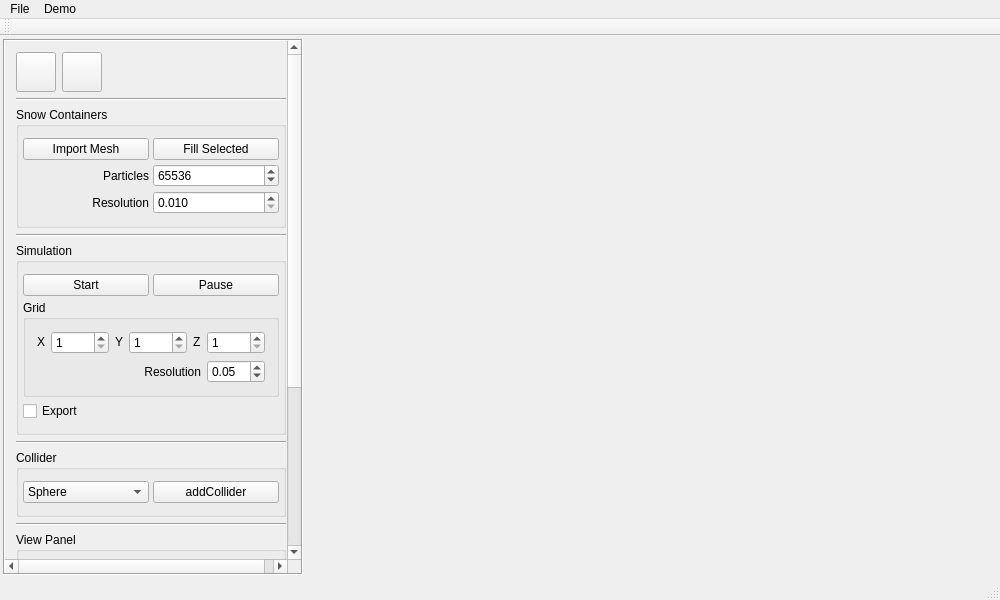
<?xml version="1.0" encoding="UTF-8"?>
<ui version="4.0">
 <class>MainWindow</class>
 <widget class="QMainWindow" name="MainWindow">
  <property name="geometry">
   <rect>
    <x>0</x>
    <y>0</y>
    <width>1000</width>
    <height>600</height>
   </rect>
  </property>
  <property name="windowTitle">
   <string>MainWindow</string>
  </property>
  <widget class="QWidget" name="centralWidget">
   <layout class="QGridLayout" name="gridLayout">
    <property name="margin">
     <number>3</number>
    </property>
    <property name="spacing">
     <number>3</number>
    </property>
    <item row="0" column="0">
     <widget class="QScrollArea" name="controlPanel">
      <property name="sizePolicy">
       <sizepolicy hsizetype="Fixed" vsizetype="Expanding">
        <horstretch>0</horstretch>
        <verstretch>0</verstretch>
       </sizepolicy>
      </property>
      <property name="minimumSize">
       <size>
        <width>300</width>
        <height>0</height>
       </size>
      </property>
      <property name="maximumSize">
       <size>
        <width>200</width>
        <height>16777215</height>
       </size>
      </property>
      <property name="font">
       <font>
        <pointsize>9</pointsize>
       </font>
      </property>
      <property name="frameShape">
       <enum>QFrame::Box</enum>
      </property>
      <property name="frameShadow">
       <enum>QFrame::Sunken</enum>
      </property>
      <property name="widgetResizable">
       <bool>true</bool>
      </property>
      <widget class="QWidget" name="scrollAreaWidgetContents">
       <property name="geometry">
        <rect>
         <x>0</x>
         <y>-269</y>
         <width>284</width>
         <height>777</height>
        </rect>
       </property>
       <layout class="QGridLayout" name="gridLayout_2">
        <item row="9" column="0">
         <widget class="Line" name="line_4">
          <property name="orientation">
           <enum>Qt::Horizontal</enum>
          </property>
         </widget>
        </item>
        <item row="3" column="0">
         <widget class="Line" name="line">
          <property name="orientation">
           <enum>Qt::Horizontal</enum>
          </property>
         </widget>
        </item>
        <item row="4" column="0">
         <widget class="QGroupBox" name="simulationBox">
          <property name="title">
           <string>Simulation</string>
          </property>
          <layout class="QGridLayout" name="gridLayout_4">
           <property name="leftMargin">
            <number>4</number>
           </property>
           <property name="rightMargin">
            <number>4</number>
           </property>
           <property name="spacing">
            <number>4</number>
           </property>
           <item row="0" column="1">
            <widget class="QPushButton" name="pauseButton">
             <property name="text">
              <string>Pause</string>
             </property>
             <property name="checkable">
              <bool>true</bool>
             </property>
            </widget>
           </item>
           <item row="3" column="0">
            <widget class="QCheckBox" name="exportCheckbox">
             <property name="text">
              <string>Export</string>
             </property>
            </widget>
           </item>
           <item row="0" column="0">
            <widget class="QPushButton" name="startButton">
             <property name="text">
              <string>Start</string>
             </property>
            </widget>
           </item>
           <item row="1" column="0" colspan="2">
            <widget class="QGroupBox" name="groupBox_2">
             <property name="title">
              <string>Grid</string>
             </property>
             <layout class="QGridLayout" name="gridLayout_8">
              <item row="0" column="2">
               <widget class="QLabel" name="label_2">
                <property name="sizePolicy">
                 <sizepolicy hsizetype="Fixed" vsizetype="Fixed">
                  <horstretch>0</horstretch>
                  <verstretch>0</verstretch>
                 </sizepolicy>
                </property>
                <property name="text">
                 <string>Y</string>
                </property>
               </widget>
              </item>
              <item row="0" column="4">
               <widget class="QLabel" name="label_3">
                <property name="sizePolicy">
                 <sizepolicy hsizetype="Fixed" vsizetype="Fixed">
                  <horstretch>0</horstretch>
                  <verstretch>0</verstretch>
                 </sizepolicy>
                </property>
                <property name="text">
                 <string>Z</string>
                </property>
               </widget>
              </item>
              <item row="0" column="0">
               <widget class="QLabel" name="label">
                <property name="sizePolicy">
                 <sizepolicy hsizetype="Fixed" vsizetype="Fixed">
                  <horstretch>0</horstretch>
                  <verstretch>0</verstretch>
                 </sizepolicy>
                </property>
                <property name="text">
                 <string>X</string>
                </property>
               </widget>
              </item>
              <item row="0" column="3">
               <widget class="QSpinBox" name="gridYSpinbox">
                <property name="minimum">
                 <number>1</number>
                </property>
                <property name="maximum">
                 <number>512</number>
                </property>
               </widget>
              </item>
              <item row="1" column="5">
               <widget class="QDoubleSpinBox" name="gridResolutionSpinbox">
                <property name="singleStep">
                 <double>0.010000000000000</double>
                </property>
                <property name="value">
                 <double>0.050000000000000</double>
                </property>
               </widget>
              </item>
              <item row="0" column="1">
               <widget class="QSpinBox" name="gridXSpinbox">
                <property name="minimum">
                 <number>1</number>
                </property>
                <property name="maximum">
                 <number>512</number>
                </property>
               </widget>
              </item>
              <item row="0" column="5">
               <widget class="QSpinBox" name="gridZSpinbox">
                <property name="minimum">
                 <number>1</number>
                </property>
                <property name="maximum">
                 <number>512</number>
                </property>
               </widget>
              </item>
              <item row="1" column="0" colspan="5">
               <widget class="QLabel" name="gridResolutionLable">
                <property name="text">
                 <string>Resolution</string>
                </property>
                <property name="alignment">
                 <set>Qt::AlignRight|Qt::AlignTrailing|Qt::AlignVCenter</set>
                </property>
               </widget>
              </item>
             </layout>
            </widget>
           </item>
          </layout>
         </widget>
        </item>
        <item row="8" column="0">
         <widget class="QGroupBox" name="groupBox">
          <property name="title">
           <string>View Panel</string>
          </property>
          <layout class="QGridLayout" name="gridLayout_5">
           <property name="leftMargin">
            <number>4</number>
           </property>
           <property name="rightMargin">
            <number>4</number>
           </property>
           <property name="spacing">
            <number>4</number>
           </property>
           <item row="3" column="1">
            <widget class="QCheckBox" name="showParticlesCheckbox">
             <property name="sizePolicy">
              <sizepolicy hsizetype="Preferred" vsizetype="Fixed">
               <horstretch>0</horstretch>
               <verstretch>0</verstretch>
              </sizepolicy>
             </property>
             <property name="minimumSize">
              <size>
               <width>75</width>
               <height>0</height>
              </size>
             </property>
             <property name="maximumSize">
              <size>
               <width>75</width>
               <height>16777215</height>
              </size>
             </property>
             <property name="text">
              <string>Show</string>
             </property>
            </widget>
           </item>
           <item row="0" column="1">
            <widget class="QCheckBox" name="showMeshCheckbox">
             <property name="sizePolicy">
              <sizepolicy hsizetype="Preferred" vsizetype="Fixed">
               <horstretch>0</horstretch>
               <verstretch>0</verstretch>
              </sizepolicy>
             </property>
             <property name="minimumSize">
              <size>
               <width>75</width>
               <height>0</height>
              </size>
             </property>
             <property name="maximumSize">
              <size>
               <width>75</width>
               <height>16777215</height>
              </size>
             </property>
             <property name="text">
              <string>Show</string>
             </property>
            </widget>
           </item>
           <item row="3" column="0">
            <widget class="QLabel" name="viewParticlesLabel">
             <property name="sizePolicy">
              <sizepolicy hsizetype="Preferred" vsizetype="Preferred">
               <horstretch>0</horstretch>
               <verstretch>0</verstretch>
              </sizepolicy>
             </property>
             <property name="maximumSize">
              <size>
               <width>60</width>
               <height>16777215</height>
              </size>
             </property>
             <property name="font">
              <font>
               <weight>75</weight>
               <bold>true</bold>
              </font>
             </property>
             <property name="text">
              <string>Particles: </string>
             </property>
             <property name="alignment">
              <set>Qt::AlignRight|Qt::AlignTrailing|Qt::AlignVCenter</set>
             </property>
            </widget>
           </item>
           <item row="1" column="0">
            <widget class="QLabel" name="viewGridLabel">
             <property name="sizePolicy">
              <sizepolicy hsizetype="Preferred" vsizetype="Preferred">
               <horstretch>0</horstretch>
               <verstretch>0</verstretch>
              </sizepolicy>
             </property>
             <property name="maximumSize">
              <size>
               <width>60</width>
               <height>16777215</height>
              </size>
             </property>
             <property name="font">
              <font>
               <weight>75</weight>
               <bold>true</bold>
              </font>
             </property>
             <property name="text">
              <string>Grid: </string>
             </property>
             <property name="alignment">
              <set>Qt::AlignRight|Qt::AlignTrailing|Qt::AlignVCenter</set>
             </property>
            </widget>
           </item>
           <item row="1" column="1">
            <widget class="QCheckBox" name="showGridCheckbox">
             <property name="sizePolicy">
              <sizepolicy hsizetype="Preferred" vsizetype="Fixed">
               <horstretch>0</horstretch>
               <verstretch>0</verstretch>
              </sizepolicy>
             </property>
             <property name="minimumSize">
              <size>
               <width>75</width>
               <height>0</height>
              </size>
             </property>
             <property name="maximumSize">
              <size>
               <width>75</width>
               <height>16777215</height>
              </size>
             </property>
             <property name="text">
              <string>Show</string>
             </property>
            </widget>
           </item>
           <item row="0" column="0">
            <widget class="QLabel" name="viewMeshLabel">
             <property name="sizePolicy">
              <sizepolicy hsizetype="Preferred" vsizetype="Preferred">
               <horstretch>0</horstretch>
               <verstretch>0</verstretch>
              </sizepolicy>
             </property>
             <property name="maximumSize">
              <size>
               <width>60</width>
               <height>16777215</height>
              </size>
             </property>
             <property name="font">
              <font>
               <weight>75</weight>
               <bold>true</bold>
              </font>
             </property>
             <property name="text">
              <string>Mesh: </string>
             </property>
             <property name="alignment">
              <set>Qt::AlignRight|Qt::AlignTrailing|Qt::AlignVCenter</set>
             </property>
            </widget>
           </item>
           <item row="2" column="0">
            <widget class="QLabel" name="showGridDataLabel">
             <property name="font">
              <font>
               <weight>75</weight>
               <bold>true</bold>
              </font>
             </property>
             <property name="text">
              <string>Grid Data: </string>
             </property>
            </widget>
           </item>
           <item row="2" column="1">
            <widget class="QCheckBox" name="showGridDataCheckbox">
             <property name="sizePolicy">
              <sizepolicy hsizetype="Preferred" vsizetype="Fixed">
               <horstretch>0</horstretch>
               <verstretch>0</verstretch>
              </sizepolicy>
             </property>
             <property name="minimumSize">
              <size>
               <width>75</width>
               <height>0</height>
              </size>
             </property>
             <property name="maximumSize">
              <size>
               <width>75</width>
               <height>16777215</height>
              </size>
             </property>
             <property name="text">
              <string>Show</string>
             </property>
            </widget>
           </item>
           <item row="0" column="2">
            <widget class="QComboBox" name="showMeshCombo">
             <item>
              <property name="text">
               <string>Wireframe</string>
              </property>
             </item>
             <item>
              <property name="text">
               <string>Solid</string>
              </property>
             </item>
             <item>
              <property name="text">
               <string>Both</string>
              </property>
             </item>
            </widget>
           </item>
           <item row="1" column="2">
            <widget class="QComboBox" name="showGridCombo">
             <item>
              <property name="text">
               <string>Box</string>
              </property>
             </item>
             <item>
              <property name="text">
               <string>Min Face Cells</string>
              </property>
             </item>
             <item>
              <property name="text">
               <string>All Face Cells</string>
              </property>
             </item>
            </widget>
           </item>
           <item row="2" column="2">
            <widget class="QComboBox" name="showGridDataCombo">
             <item>
              <property name="text">
               <string>Mass</string>
              </property>
             </item>
             <item>
              <property name="text">
               <string>Velocity</string>
              </property>
             </item>
             <item>
              <property name="text">
               <string>Speed</string>
              </property>
             </item>
             <item>
              <property name="text">
               <string>Force</string>
              </property>
             </item>
            </widget>
           </item>
           <item row="3" column="2">
            <widget class="QComboBox" name="showParticlesCombo">
             <item>
              <property name="text">
               <string>Mass</string>
              </property>
             </item>
             <item>
              <property name="text">
               <string>Velocity</string>
              </property>
             </item>
             <item>
              <property name="text">
               <string>Speed</string>
              </property>
             </item>
            </widget>
           </item>
          </layout>
         </widget>
        </item>
        <item row="10" column="0">
         <widget class="QGroupBox" name="sceneBox">
          <property name="title">
           <string>Scene</string>
          </property>
          <layout class="QGridLayout" name="gridLayout_7">
           <property name="leftMargin">
            <number>4</number>
           </property>
           <property name="rightMargin">
            <number>4</number>
           </property>
           <property name="spacing">
            <number>4</number>
           </property>
           <item row="0" column="0">
            <widget class="QPushButton" name="saveSceneButton">
             <property name="text">
              <string>Save Scene</string>
             </property>
            </widget>
           </item>
           <item row="0" column="1">
            <widget class="QPushButton" name="loadSceneButton">
             <property name="text">
              <string>Load Scene</string>
             </property>
            </widget>
           </item>
           <item row="1" column="0" colspan="2">
            <widget class="QPushButton" name="editSimConstantsButton">
             <property name="text">
              <string>Edit Simulation Constants</string>
             </property>
            </widget>
           </item>
          </layout>
         </widget>
        </item>
        <item row="6" column="0">
         <widget class="QGroupBox" name="colliderBox">
          <property name="title">
           <string>Collider</string>
          </property>
          <layout class="QGridLayout" name="gridLayout_6">
           <property name="leftMargin">
            <number>4</number>
           </property>
           <property name="rightMargin">
            <number>4</number>
           </property>
           <property name="spacing">
            <number>4</number>
           </property>
           <item row="0" column="0">
            <widget class="QComboBox" name="chooseCollider">
             <item>
              <property name="text">
               <string>Sphere</string>
              </property>
             </item>
             <item>
              <property name="text">
               <string>Vertical Plane</string>
              </property>
             </item>
             <item>
              <property name="text">
               <string>Horizontal Plane</string>
              </property>
             </item>
            </widget>
           </item>
           <item row="0" column="1">
            <widget class="QPushButton" name="colliderAddButton">
             <property name="text">
              <string>addCollider</string>
             </property>
            </widget>
           </item>
          </layout>
         </widget>
        </item>
        <item row="5" column="0">
         <widget class="Line" name="line_2">
          <property name="orientation">
           <enum>Qt::Horizontal</enum>
          </property>
         </widget>
        </item>
        <item row="0" column="0">
         <layout class="QHBoxLayout" name="toolBar">
          <item>
           <widget class="QPushButton" name="selectionToolButton">
            <property name="sizePolicy">
             <sizepolicy hsizetype="Fixed" vsizetype="Fixed">
              <horstretch>0</horstretch>
              <verstretch>0</verstretch>
             </sizepolicy>
            </property>
            <property name="minimumSize">
             <size>
              <width>40</width>
              <height>40</height>
             </size>
            </property>
            <property name="maximumSize">
             <size>
              <width>40</width>
              <height>40</height>
             </size>
            </property>
            <property name="text">
             <string/>
            </property>
            <property name="icon">
             <iconset resource="../resources/icons/icons.qrc">
              <normaloff>:/icons/hand.png</normaloff>:/icons/hand.png</iconset>
            </property>
            <property name="iconSize">
             <size>
              <width>30</width>
              <height>30</height>
             </size>
            </property>
            <property name="checkable">
             <bool>true</bool>
            </property>
            <property name="checked">
             <bool>false</bool>
            </property>
            <attribute name="buttonGroup">
             <string notr="true">toolButtonGroup</string>
            </attribute>
           </widget>
          </item>
          <item>
           <widget class="QPushButton" name="moveToolButton">
            <property name="sizePolicy">
             <sizepolicy hsizetype="Fixed" vsizetype="Fixed">
              <horstretch>0</horstretch>
              <verstretch>0</verstretch>
             </sizepolicy>
            </property>
            <property name="minimumSize">
             <size>
              <width>40</width>
              <height>40</height>
             </size>
            </property>
            <property name="maximumSize">
             <size>
              <width>40</width>
              <height>40</height>
             </size>
            </property>
            <property name="text">
             <string/>
            </property>
            <property name="icon">
             <iconset resource="../resources/icons/icons.qrc">
              <normaloff>:/icons/move.png</normaloff>:/icons/move.png</iconset>
            </property>
            <property name="iconSize">
             <size>
              <width>30</width>
              <height>30</height>
             </size>
            </property>
            <property name="checkable">
             <bool>true</bool>
            </property>
            <property name="checked">
             <bool>false</bool>
            </property>
            <attribute name="buttonGroup">
             <string notr="true">toolButtonGroup</string>
            </attribute>
           </widget>
          </item>
          <item>
           <spacer name="horizontalSpacer">
            <property name="orientation">
             <enum>Qt::Horizontal</enum>
            </property>
            <property name="sizeHint" stdset="0">
             <size>
              <width>40</width>
              <height>20</height>
             </size>
            </property>
           </spacer>
          </item>
         </layout>
        </item>
        <item row="7" column="0">
         <widget class="Line" name="line_3">
          <property name="orientation">
           <enum>Qt::Horizontal</enum>
          </property>
         </widget>
        </item>
        <item row="1" column="0">
         <widget class="Line" name="line_5">
          <property name="orientation">
           <enum>Qt::Horizontal</enum>
          </property>
         </widget>
        </item>
        <item row="11" column="0">
         <spacer name="verticalSpacer">
          <property name="orientation">
           <enum>Qt::Vertical</enum>
          </property>
          <property name="sizeHint" stdset="0">
           <size>
            <width>20</width>
            <height>40</height>
           </size>
          </property>
         </spacer>
        </item>
        <item row="2" column="0">
         <widget class="QGroupBox" name="fillBox">
          <property name="title">
           <string>Snow Containers</string>
          </property>
          <layout class="QGridLayout" name="gridLayout_3">
           <property name="leftMargin">
            <number>4</number>
           </property>
           <property name="rightMargin">
            <number>4</number>
           </property>
           <property name="spacing">
            <number>4</number>
           </property>
           <item row="2" column="1">
            <widget class="QSpinBox" name="fillNumParticlesSpinbox">
             <property name="minimum">
              <number>512</number>
             </property>
             <property name="maximum">
              <number>524288</number>
             </property>
             <property name="singleStep">
              <number>512</number>
             </property>
             <property name="value">
              <number>65536</number>
             </property>
            </widget>
           </item>
           <item row="1" column="1">
            <widget class="QPushButton" name="fillButton">
             <property name="sizePolicy">
              <sizepolicy hsizetype="Expanding" vsizetype="Fixed">
               <horstretch>0</horstretch>
               <verstretch>0</verstretch>
              </sizepolicy>
             </property>
             <property name="minimumSize">
              <size>
               <width>50</width>
               <height>0</height>
              </size>
             </property>
             <property name="text">
              <string>Fill Selected</string>
             </property>
            </widget>
           </item>
           <item row="2" column="0">
            <widget class="QLabel" name="fillNumParticlesLabel">
             <property name="text">
              <string>Particles</string>
             </property>
             <property name="alignment">
              <set>Qt::AlignRight|Qt::AlignTrailing|Qt::AlignVCenter</set>
             </property>
            </widget>
           </item>
           <item row="1" column="0">
            <widget class="QPushButton" name="importButton">
             <property name="sizePolicy">
              <sizepolicy hsizetype="Expanding" vsizetype="Fixed">
               <horstretch>0</horstretch>
               <verstretch>0</verstretch>
              </sizepolicy>
             </property>
             <property name="minimumSize">
              <size>
               <width>50</width>
               <height>0</height>
              </size>
             </property>
             <property name="text">
              <string>Import Mesh</string>
             </property>
            </widget>
           </item>
           <item row="3" column="0">
            <widget class="QLabel" name="fillResolutionLabel">
             <property name="text">
              <string>Resolution</string>
             </property>
             <property name="alignment">
              <set>Qt::AlignRight|Qt::AlignTrailing|Qt::AlignVCenter</set>
             </property>
            </widget>
           </item>
           <item row="3" column="1">
            <widget class="QDoubleSpinBox" name="fillResolutionSpinbox">
             <property name="decimals">
              <number>3</number>
             </property>
             <property name="minimum">
              <double>0.010000000000000</double>
             </property>
             <property name="maximum">
              <double>1.000000000000000</double>
             </property>
             <property name="singleStep">
              <double>0.005000000000000</double>
             </property>
            </widget>
           </item>
          </layout>
         </widget>
        </item>
        <item row="12" column="0">
         <widget class="Line" name="line_6">
          <property name="orientation">
           <enum>Qt::Horizontal</enum>
          </property>
         </widget>
        </item>
       </layout>
      </widget>
     </widget>
    </item>
    <item row="0" column="1">
     <widget class="ViewPanel" name="viewPanel" native="true">
      <property name="sizePolicy">
       <sizepolicy hsizetype="Expanding" vsizetype="Expanding">
        <horstretch>0</horstretch>
        <verstretch>0</verstretch>
       </sizepolicy>
      </property>
      <property name="focusPolicy">
       <enum>Qt::StrongFocus</enum>
      </property>
     </widget>
    </item>
   </layout>
  </widget>
  <widget class="QMenuBar" name="menuBar">
   <property name="geometry">
    <rect>
     <x>0</x>
     <y>0</y>
     <width>1000</width>
     <height>29</height>
    </rect>
   </property>
   <widget class="QMenu" name="menuFile">
    <property name="title">
     <string>File</string>
    </property>
    <addaction name="actionOpen"/>
    <addaction name="actionSave"/>
    <addaction name="actionScreenshot"/>
   </widget>
   <widget class="QMenu" name="menuDemo">
    <property name="title">
     <string>Demo</string>
    </property>
    <addaction name="actionDemoTeapot"/>
   </widget>
   <addaction name="menuFile"/>
   <addaction name="menuDemo"/>
  </widget>
  <widget class="QToolBar" name="mainToolBar">
   <attribute name="toolBarArea">
    <enum>TopToolBarArea</enum>
   </attribute>
   <attribute name="toolBarBreak">
    <bool>false</bool>
   </attribute>
  </widget>
  <widget class="QStatusBar" name="statusBar"/>
  <action name="actionOpen">
   <property name="text">
    <string>Open Scene</string>
   </property>
   <property name="shortcut">
    <string>Ctrl+O</string>
   </property>
  </action>
  <action name="actionSave">
   <property name="text">
    <string>Save Scene</string>
   </property>
   <property name="shortcut">
    <string>Ctrl+S</string>
   </property>
  </action>
  <action name="actionScreenshot">
   <property name="text">
    <string>Take Screenshot</string>
   </property>
   <property name="shortcut">
    <string>Ctrl+P</string>
   </property>
  </action>
  <action name="actionRecord_Window">
   <property name="text">
    <string>Record Screen</string>
   </property>
  </action>
  <action name="actionDemoTeapot">
   <property name="text">
    <string>Teapot</string>
   </property>
  </action>
 </widget>
 <layoutdefault spacing="6" margin="11"/>
 <customwidgets>
  <customwidget>
   <class>ViewPanel</class>
   <extends>QWidget</extends>
   <header>ui/viewpanel.h</header>
   <container>1</container>
   <slots>
    <slot>pause()</slot>
    <slot>resume()</slot>
    <slot>start()</slot>
    <slot>reset()</slot>
    <slot>teapotDemo()</slot>
   </slots>
  </customwidget>
 </customwidgets>
 <resources>
  <include location="../resources/icons/icons.qrc"/>
 </resources>
 <connections>
  <connection>
   <sender>actionOpen</sender>
   <signal>triggered()</signal>
   <receiver>MainWindow</receiver>
   <slot>loadFromFile()</slot>
   <hints>
    <hint type="sourcelabel">
     <x>-1</x>
     <y>-1</y>
    </hint>
    <hint type="destinationlabel">
     <x>399</x>
     <y>299</y>
    </hint>
   </hints>
  </connection>
  <connection>
   <sender>actionSave</sender>
   <signal>triggered()</signal>
   <receiver>MainWindow</receiver>
   <slot>saveToFile()</slot>
   <hints>
    <hint type="sourcelabel">
     <x>-1</x>
     <y>-1</y>
    </hint>
    <hint type="destinationlabel">
     <x>399</x>
     <y>299</y>
    </hint>
   </hints>
  </connection>
  <connection>
   <sender>actionScreenshot</sender>
   <signal>triggered()</signal>
   <receiver>MainWindow</receiver>
   <slot>takeScreenshot()</slot>
   <hints>
    <hint type="sourcelabel">
     <x>-1</x>
     <y>-1</y>
    </hint>
    <hint type="destinationlabel">
     <x>499</x>
     <y>299</y>
    </hint>
   </hints>
  </connection>
  <connection>
   <sender>actionDemoTeapot</sender>
   <signal>triggered()</signal>
   <receiver>viewPanel</receiver>
   <slot>teapotDemo()</slot>
   <hints>
    <hint type="sourcelabel">
     <x>-1</x>
     <y>-1</y>
    </hint>
    <hint type="destinationlabel">
     <x>651</x>
     <y>307</y>
    </hint>
   </hints>
  </connection>
 </connections>
 <slots>
  <slot>saveToFile()</slot>
  <slot>loadFromFile()</slot>
  <slot>takeScreenshot()</slot>
 </slots>
 <buttongroups>
  <buttongroup name="toolButtonGroup"/>
 </buttongroups>
</ui>
